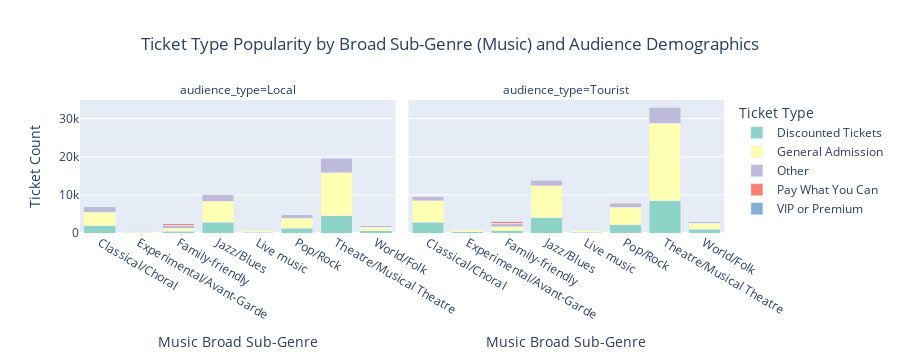

Notebook source saved alongside this figure:
### Markdown cell above
Data Loading and Filtering:

The dataset is loaded, and only relevant columns are retained (ticket_type, subgenre1, programme_genre, customer_postcode).
Rows with missing values are dropped, and only rows where programme_genre is "Music" are kept, focusing the analysis on music events.

Broad Sub-Genre Mapping:

A dictionary (subgenre_map) maps specific music sub-genres to broader categories (e.g., "Classical," "Pop/Rock").
This mapping is applied to create a new column, broad_subgenre, that categorizes sub-genres for easier analysis.

Ticket Type Grouping:

Another dictionary (ticket_type_map) consolidates various ticket types into general categories like "Discounted Tickets," "General Admission," and "VIP or Premium."
This mapping is used to create a combined_ticket_type column, grouping ticket types to simplify the visualization.

Audience Demographic Classification:

The audience_type column is created by categorizing customers as "Local" if their postcode starts with "EH" (Edinburgh area) or "Tourist" otherwise.

Data Aggregation:

The data is aggregated to count the number of tickets sold per broad sub-genre, audience type, and combined ticket type, providing a breakdown of ticket popularity by demographic and sub-genre.

Visualization with Plotly:

A stacked bar chart is created with Plotly, showing ticket type distribution for each broad sub-genre, split by audience type (Local and Tourist) using facet_col. Custom colours and labels are applied for clarity, and the chart is displayed, providing insights into ticket type preferences by audience demographic and genre.

### Code cell
# Defining a mapping for broader sub-genre categories
subgenre_map = {
    'Live music': 'Live music',
    'Classical': 'Classical/Choral',
    'Choral': 'Classical/Choral',
    'Vocal': 'Classical/Choral',
    'Music': 'Classical/Choral',
    'A cappella': 'Classical/Choral',
    'Acoustic':'Classical/Choral',
    'Pop': 'Pop/Rock',
    'Rock': 'Pop/Rock',
    'Indie': 'Pop/Rock',
    'Funk': 'Pop/Rock',
    'Contemporary': 'Pop/Rock',
    'Dance': 'Pop/Rock',
    'Cabaret': 'Jazz/Blues',
    'Jazz': 'Jazz/Blues',
    'Blues': 'Jazz/Blues',
    'Soul': 'Jazz/Blues',
    'Swing': 'Jazz/Blues',
    'Tribute': 'World/Folk',
    'Flamenco': 'World/Folk',
    'World music': 'World/Folk',
    'Folk': 'World/Folk',
    'Disabled-led': 'Experimental/Avant-Garde',
    'Experimental': 'Experimental/Avant-Garde',
    'Poetry': 'Experimental/Avant-Garde',
    'Avant-Garde': 'Experimental/Avant-Garde',
    'Musical theatre': 'Theatre/Musical Theatre',
    'Opera': 'Theatre/Musical Theatre',
    'Musical Comedy': 'Theatre/Musical Theatre',
    'Alternative comedy': 'Theatre/Musical Theatre',
    'Theatre': 'Theatre/Musical Theatre',
    "Children's show": 'Family-friendly',
    'Family-friendly': 'Family-friendly',
    
}

# Applying mapping to create broader sub-genre categories
data['broad_subgenre'] = data['subgenre1'].map(subgenre_map)

# Defining a mapping for ticket type grouping
ticket_type_map = {
    'Concession': 'Discounted Tickets',
    'Student': 'Discounted Tickets',
    'Senior Citizen': 'Discounted Tickets',
    'Fringe Friend': 'Discounted Tickets',
    'Full Price': 'General Admission',
    'General Admission': 'General Admission',
    'VIP': 'VIP or Premium',
    'Sirloin Seat': 'VIP or Premium',
    'Pay What You Can - £5.00': 'Pay What You Can',
    'Pay What You Can - £10.00': 'Pay What You Can',
    'Family Ticket': 'Other',
    'Under 16 Special': 'Other',
}

# Applying mapping to create combined ticket types
data['combined_ticket_type'] = data['ticket_type'].map(ticket_type_map).fillna('Other')

# Defining audience demographic as 'Local' or 'Tourist' based on postcode
data['audience_type'] = data['customer_postcode'].apply(lambda x: 'Local' if x.startswith('EH') else 'Tourist')

# Aggregating the data to get ticket counts by broad sub-genre and demographic
agg_data = data.groupby(['broad_subgenre', 'audience_type', 'combined_ticket_type']).size().reset_index(name='count')


import plotly.express as px

# Creating the stacked bar chart
fig = px.bar(
    agg_data,
    x='broad_subgenre',
    y='count',
    color='combined_ticket_type',
    facet_col='audience_type',  # Separate charts for Local and Tourist audiences
    title='Ticket Type Popularity by Broad Sub-Genre (Music) and Audience Demographics',
    labels={
        'broad_subgenre': 'Music Broad Sub-Genre',
        'count': 'Ticket Count',
        'combined_ticket_type': 'Ticket Type'
    },
    category_orders={'broad_subgenre': agg_data['broad_subgenre'].unique()},
    color_discrete_sequence=px.colors.qualitative.Set3  # Setting colour scheme for readability
)

# Customizing the layout
fig.update_layout(
    barmode='stack',
    xaxis_title='Music Broad Sub-Genre',
    yaxis_title='Ticket Count',
    legend_title='Ticket Type',
    title_x=0.5,
)

fig.show()

### Figure 1 — Plotly figure (JSON) as saved in the notebook; plotly's stock layout.template omitted (floating-point values rounded to 4 significant figures)
{"data": [{"alignmentgroup": "True", "hovertemplate": "Ticket Type=Discounted Tickets<br>audience_type=Local<br>Music Broad Sub-Genre=%{x}<br>Ticket Count=%{y}<extra></extra>", "legendgroup": "Discounted Tickets", "marker": {"color": "rgb(141,211,199)", "pattern": {"shape": ""}}, "name": "Discounted Tickets", "offsetgroup": "Discounted Tickets", "orientation": "v", "showlegend": true, "textposition": "auto", "type": "bar", "x": ["Classical/Choral", "Experimental/Avant-Garde", "Family-friendly", "Jazz/Blues", "Live music", "Pop/Rock", "Theatre/Musical Theatre", "World/Folk"], "xaxis": "x", "y": [1875, 99, 510, 2841, 190, 1278, 4562, 619], "yaxis": "y"}, {"alignmentgroup": "True", "hovertemplate": "Ticket Type=Discounted Tickets<br>audience_type=Tourist<br>Music Broad Sub-Genre=%{x}<br>Ticket Count=%{y}<extra></extra>", "legendgroup": "Discounted Tickets", "marker": {"color": "rgb(141,211,199)", "pattern": {"shape": ""}}, "name": "Discounted Tickets", "offsetgroup": "Discounted Tickets", "orientation": "v", "showlegend": false, "textposition": "auto", "type": "bar", "x": ["Classical/Choral", "Experimental/Avant-Garde", "Family-friendly", "Jazz/Blues", "Live music", "Pop/Rock", "Theatre/Musical Theatre", "World/Folk"], "xaxis": "x2", "y": [2833, 288, 645, 4022, 261, 2197, 8519, 933], "yaxis": "y2"}, {"alignmentgroup": "True", "hovertemplate": "Ticket Type=General Admission<br>audience_type=Local<br>Music Broad Sub-Genre=%{x}<br>Ticket Count=%{y}<extra></extra>", "legendgroup": "General Admission", "marker": {"color": "rgb(255,255,179)", "pattern": {"shape": ""}}, "name": "General Admission", "offsetgroup": "General Admission", "orientation": "v", "showlegend": true, "textposition": "auto", "type": "bar", "x": ["Classical/Choral", "Experimental/Avant-Garde", "Family-friendly", "Jazz/Blues", "Live music", "Pop/Rock", "Theatre/Musical Theatre", "World/Folk"], "xaxis": "x", "y": [3593, 236, 678, 5457, 367, 2646, 11302, 884], "yaxis": "y"}, {"alignmentgroup": "True", "hovertemplate": "Ticket Type=General Admission<br>audience_type=Tourist<br>Music Broad Sub-Genre=%{x}<br>Ticket Count=%{y}<extra></extra>", "legendgroup": "General Admission", "marker": {"color": "rgb(255,255,179)", "pattern": {"shape": ""}}, "name": "General Admission", "offsetgroup": "General Admission", "orientation": "v", "showlegend": false, "textposition": "auto", "type": "bar", "x": ["Classical/Choral", "Experimental/Avant-Garde", "Family-friendly", "Jazz/Blues", "Live music", "Pop/Rock", "Theatre/Musical Theatre", "World/Folk"], "xaxis": "x2", "y": [5658, 646, 1033, 8412, 497, 4505, 20307, 1614], "yaxis": "y2"}, {"alignmentgroup": "True", "hovertemplate": "Ticket Type=Other<br>audience_type=Local<br>Music Broad Sub-Genre=%{x}<br>Ticket Count=%{y}<extra></extra>", "legendgroup": "Other", "marker": {"color": "rgb(190,186,218)", "pattern": {"shape": ""}}, "name": "Other", "offsetgroup": "Other", "orientation": "v", "showlegend": true, "textposition": "auto", "type": "bar", "x": ["Classical/Choral", "Experimental/Avant-Garde", "Family-friendly", "Jazz/Blues", "Live music", "Pop/Rock", "Theatre/Musical Theatre", "World/Folk"], "xaxis": "x", "y": [1429, 137, 902, 1718, 86, 827, 3810, 398], "yaxis": "y"}, {"alignmentgroup": "True", "hovertemplate": "Ticket Type=Other<br>audience_type=Tourist<br>Music Broad Sub-Genre=%{x}<br>Ticket Count=%{y}<extra></extra>", "legendgroup": "Other", "marker": {"color": "rgb(190,186,218)", "pattern": {"shape": ""}}, "name": "Other", "offsetgroup": "Other", "orientation": "v", "showlegend": false, "textposition": "auto", "type": "bar", "x": ["Classical/Choral", "Experimental/Avant-Garde", "Family-friendly", "Jazz/Blues", "Live music", "Pop/Rock", "Theatre/Musical Theatre", "World/Folk"], "xaxis": "x2", "y": [1144, 166, 890, 1389, 94, 1035, 4156, 353], "yaxis": "y2"}, {"alignmentgroup": "True", "hovertemplate": "Ticket Type=Pay What You Can<br>audience_type=Local<br>Music Broad Sub-Genre=%{x}<br>Ticket Count=%{y}<extra></extra>", "legendgroup": "Pay What You Can", "marker": {"color": "rgb(251,128,114)", "pattern": {"shape": ""}}, "name": "Pay What You Can", "offsetgroup": "Pay What You Can", "orientation": "v", "showlegend": true, "textposition": "auto", "type": "bar", "x": ["Classical/Choral", "Experimental/Avant-Garde", "Family-friendly", "Jazz/Blues", "Pop/Rock", "Theatre/Musical Theatre"], "xaxis": "x", "y": [5, 6, 366, 44, 46, 40], "yaxis": "y"}, {"alignmentgroup": "True", "hovertemplate": "Ticket Type=Pay What You Can<br>audience_type=Tourist<br>Music Broad Sub-Genre=%{x}<br>Ticket Count=%{y}<extra></extra>", "legendgroup": "Pay What You Can", "marker": {"color": "rgb(251,128,114)", "pattern": {"shape": ""}}, "name": "Pay What You Can", "offsetgroup": "Pay What You Can", "orientation": "v", "showlegend": false, "textposition": "auto", "type": "bar", "x": ["Classical/Choral", "Experimental/Avant-Garde", "Family-friendly", "Jazz/Blues", "Pop/Rock", "Theatre/Musical Theatre"], "xaxis": "x2", "y": [10, 16, 511, 95, 68, 113], "yaxis": "y2"}, {"alignmentgroup": "True", "hovertemplate": "Ticket Type=VIP or Premium<br>audience_type=Local<br>Music Broad Sub-Genre=%{x}<br>Ticket Count=%{y}<extra></extra>", "legendgroup": "VIP or Premium", "marker": {"color": "rgb(128,177,211)", "pattern": {"shape": ""}}, "name": "VIP or Premium", "offsetgroup": "VIP or Premium", "orientation": "v", "showlegend": true, "textposition": "auto", "type": "bar", "x": ["Family-friendly", "Theatre/Musical Theatre"], "xaxis": "x", "y": [5, 7], "yaxis": "y"}, {"alignmentgroup": "True", "hovertemplate": "Ticket Type=VIP or Premium<br>audience_type=Tourist<br>Music Broad Sub-Genre=%{x}<br>Ticket Count=%{y}<extra></extra>", "legendgroup": "VIP or Premium", "marker": {"color": "rgb(128,177,211)", "pattern": {"shape": ""}}, "name": "VIP or Premium", "offsetgroup": "VIP or Premium", "orientation": "v", "showlegend": false, "textposition": "auto", "type": "bar", "x": ["Family-friendly", "Theatre/Musical Theatre"], "xaxis": "x2", "y": [10, 48], "yaxis": "y2"}], "layout": {"annotations": [{"font": {}, "showarrow": false, "text": "audience_type=Local", "x": 0.245, "xanchor": "center", "xref": "paper", "y": 1, "yanchor": "bottom", "yref": "paper"}, {"font": {}, "showarrow": false, "text": "audience_type=Tourist", "x": 0.755, "xanchor": "center", "xref": "paper", "y": 1, "yanchor": "bottom", "yref": "paper"}], "barmode": "stack", "height": 360, "legend": {"title": {"text": "Ticket Type"}, "tracegroupgap": 0}, "title": {"text": "Ticket Type Popularity by Broad Sub-Genre (Music) and Audience Demographics", "x": 0.5}, "xaxis": {"anchor": "y", "autorange": true, "categoryarray": ["Classical/Choral", "Experimental/Avant-Garde", "Family-friendly", "Jazz/Blues", "Live music", "Pop/Rock", "Theatre/Musical Theatre", "World/Folk"], "categoryorder": "array", "domain": [0, 0.49], "range": [-0.5, 7.5], "title": {"text": "Music Broad Sub-Genre"}, "type": "category"}, "xaxis2": {"anchor": "y2", "autorange": true, "categoryarray": ["Classical/Choral", "Experimental/Avant-Garde", "Family-friendly", "Jazz/Blues", "Live music", "Pop/Rock", "Theatre/Musical Theatre", "World/Folk"], "categoryorder": "array", "domain": [0.51, 1], "matches": "x", "range": [-0.5, 7.5], "title": {"text": "Music Broad Sub-Genre"}, "type": "category"}, "yaxis": {"anchor": "x", "autorange": true, "domain": [0, 1], "range": [0, 34890.0], "title": {"text": "Ticket Count"}, "type": "linear"}, "yaxis2": {"anchor": "x2", "autorange": true, "domain": [0, 1], "matches": "y", "range": [0, 34890.0], "showticklabels": false, "type": "linear"}}}
